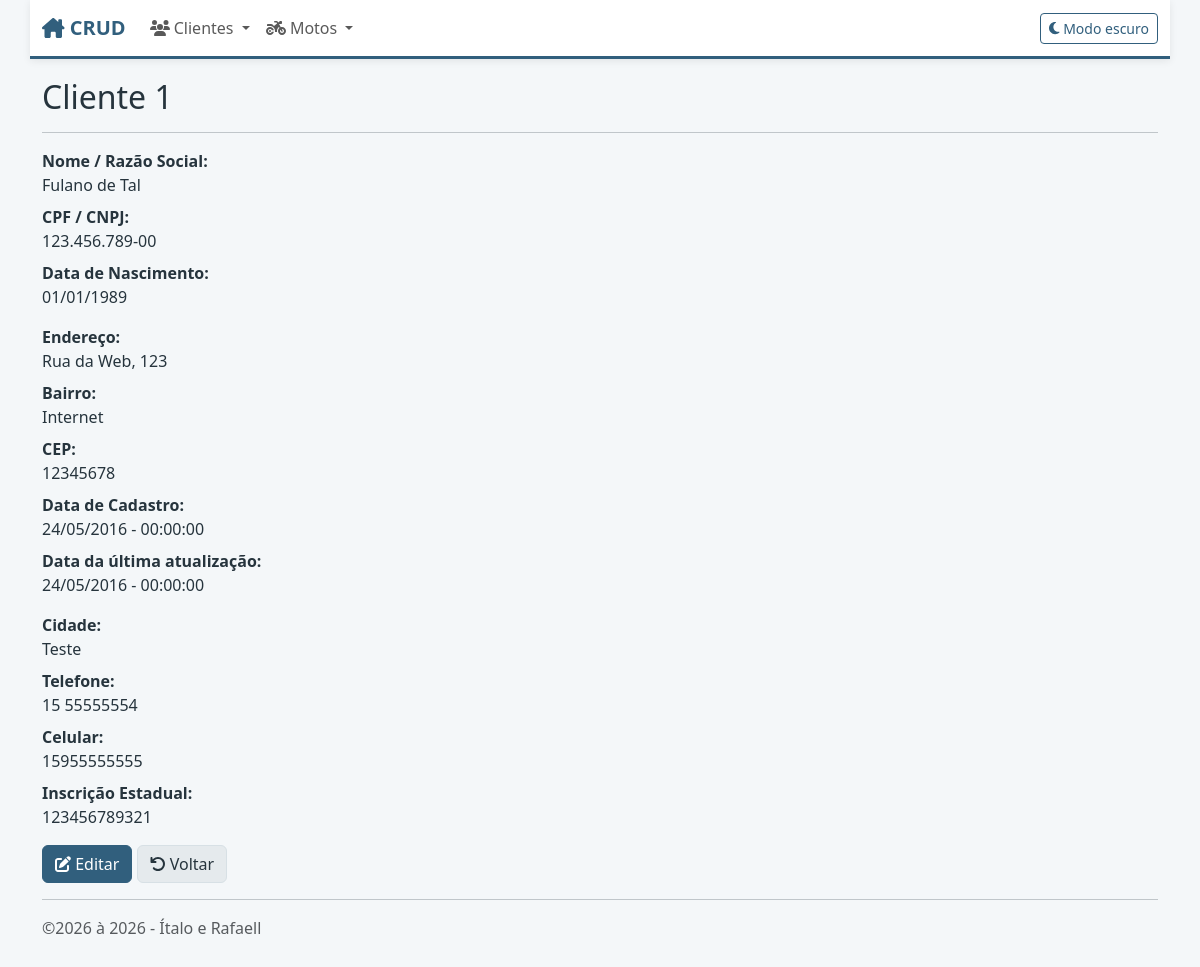
/customers/view.php?id=1, run on the app's committed database.
### tables this page shows
CREATE TABLE customers (
  id int NOT NULL AUTO_INCREMENT PRIMARY KEY,
  name varchar(255) NOT NULL,
  cpf_cnpj varchar(15) NOT NULL,
  birthdate datetime NOT NULL,
  address varchar(255) NOT NULL,
  hood varchar(100) NOT NULL,
  zip_code varchar(8) NOT NULL,
  city varchar(100) NOT NULL,
  state varchar(2) NOT NULL,
  phone varchar(11) NOT NULL,
  mobile varchar(11) NOT NULL,
  ie varchar(15) NOT NULL,
  created datetime NOT NULL,
  modified datetime NOT NULL
);

### inc/database.php (called while the page is built, shortened)
<?php
function open_database()
{
    try {
        $conn = new mysqli(DB_HOST, DB_USER, DB_PASSWORD, DB_NAME);
        $conn->set_charset("utf8");
        return $conn;
    } catch (Exception $e) {
        throw new Exception("Erro ao conectar no Banco de dados:<br>{$e->getMessage()}");
    }
}
function find($table = null, $id = null)
{
    $database = open_database();
    $found = null;
    try {
        if ($id) {
            $sql = "SELECT * FROM $table WHERE id = $id";
            $result = $database->query($sql);
            if ($result->num_rows > 0) {
                $found = $result->fetch_assoc();
            }
        }
    } catch (Exception $e) {
        $_SESSION['message'] = $e->getMessage();
        $_SESSION['type'] = 'danger';
    }
    return $found;
}
?>

### customers/functions.php (called while the page is built, shortened)
<?php
function formatadata($data, $formato)
{
    $dt = new DateTime($data, new DateTimeZone("-0300"));
    return $dt->format($formato);
}
function view($id = null)
{
    $customer = find("customers", $id);
}
?>

### customers/view.php (the view, shortened to what this page needs)
<?php
include "functions.php";
view($_GET['id']);
?>
<h2 class="mt-2">Cliente <?php echo $customer['id']; ?></h2>
<hr>
<dl class="dl-horizontal">
    <dt>Nome / Razão Social:</dt>
    <dd><?php echo $customer['name']; ?></dd>
    <dt>CPF / CNPJ:</dt>
    <dd><?php echo $customer['cpf_cnpj']; ?></dd>
    <dt>Data de Nascimento:</dt>
    <dd><?php echo formatadata($customer['birthdate'], "d/m/Y"); ?></dd>
</dl>
<dl class="dl-horizontal">
    <dt>Endereço:</dt>
    <dd><?php echo $customer['address']; ?></dd>
    <dt>Bairro:</dt>
    <dd><?php echo $customer['hood']; ?></dd>
    <dt>CEP:</dt>
    <dd><?php echo $customer['zip_code']; ?></dd>
    <dt>Data de Cadastro:</dt>
    <dd><?php echo formatadata($customer['created'], "d/m/Y - H:i:s"); ?></dd>
    <dt>Data da última atualização:</dt>
    <dd><?php echo formatadata($customer['modified'], "d/m/Y - H:i:s"); ?></dd>
</dl>
<dl class="dl-horizontal">
    <dt>Cidade:</dt>
    <dd><?php echo $customer['city']; ?></dd>
    <dt>Telefone:</dt>
    <dd><?= $customer['phone']; ?></dd>
    <dt>Celular:</dt>
    <dd><?php echo $customer['mobile']; ?></dd>
    <dt>Inscrição Estadual:</dt>
    <dd><?php echo $customer['ie']; ?></dd>
</dl>
<div id="actions" class="row">
    <div class="col-md-12">
        <a href="edit.php?id=<?php echo $customer['id']; ?>" class="btn btn-secondary">
            <i class="fa-solid fa-pen-to-square"></i> Editar
        </a>
        <a href="index.php" class="btn btn-light">
            <i class="fa-solid fa-arrow-rotate-left"></i> Voltar
        </a>
    </div>
</div>

### css/style.css (style rules this page uses)
:root, [data-bs-theme="light"] { --cor-principal: #315f7d; --cor-principal-hover: #274d66; --cor-apoio: #3f7d70; --cor-fundo: #f4f7f9; --cor-superficie: #ffffff; --cor-texto: #26343d; --cor-borda: #d7e0e5; --cor-neutra: #e5eaed; }
body { padding-top: 70px; padding-bottom: 20px; background-color: var(--cor-fundo); color: var(--cor-texto); }
.btn-secondary { background-color: var(--cor-principal); border-color: var(--cor-principal); }
.btn-light { background-color: var(--cor-neutra); border-color: var(--cor-borda); color: var(--cor-texto); }

### data on the page
customers: id "1", name "Fulano de Tal", cpf_cnpj "123.456.789-00", birthdate "01/01/1989", address "Rua da Web, 123", hood "Internet", zip_code "12345678", created "24/05/2016 - 00:00:00", modified "24/05/2016 - 00:00:00", city "Teste", phone "15 55555554", mobile "15955555555", ie "123456789321"

### other printed values
$dt->format("Y") "2026"
